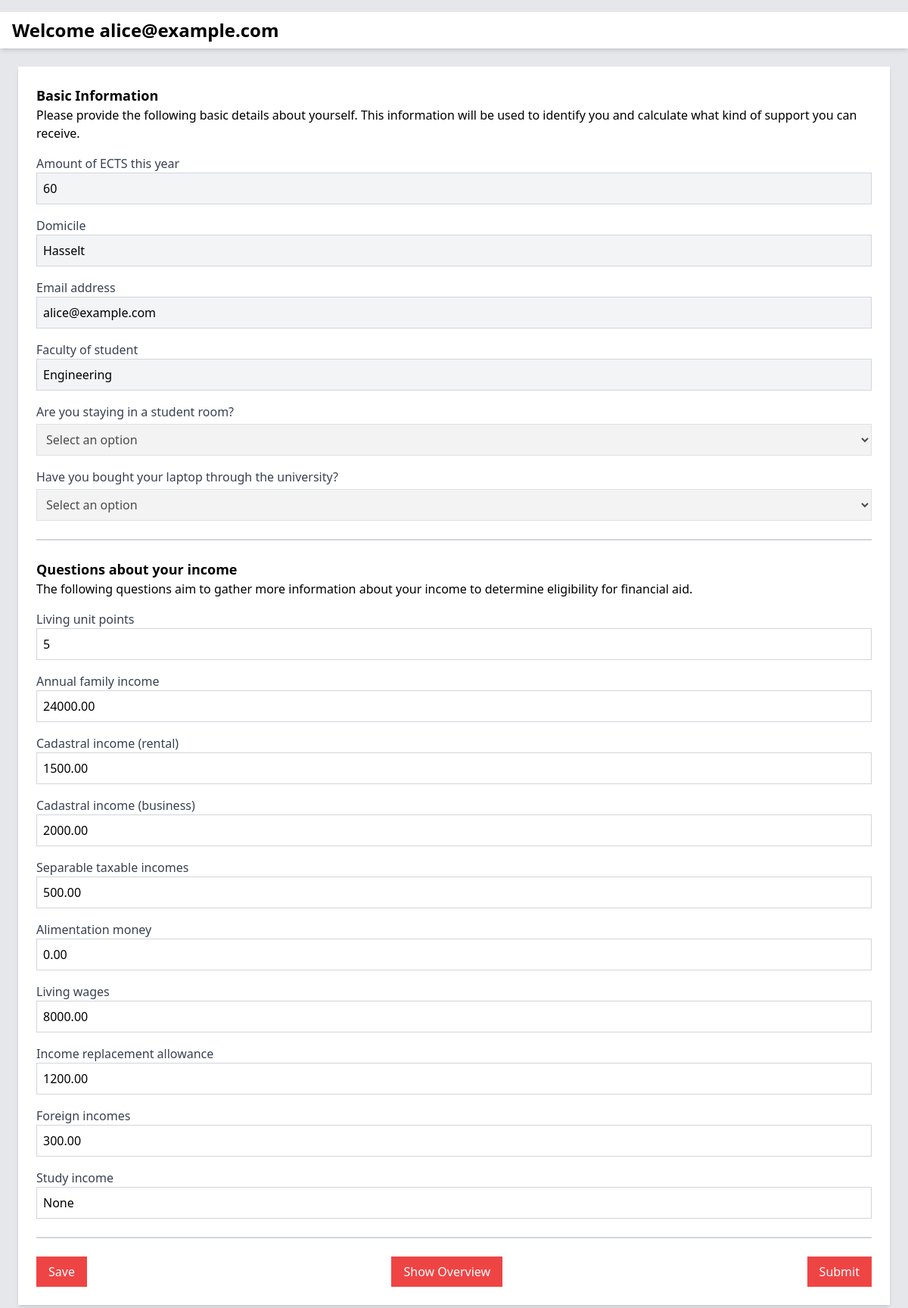
Page /simulate/ (signed in) on the committed database.
### app/models.py (models this page shows, shortened)
class Question(models.Model):
    text = models.CharField(max_length=200, unique=True)
    tag = models.CharField(max_length=50, unique=True, null=True, blank=True)
    pub_date = models.DateTimeField(auto_now_add=True, null=True, blank=True)

class UserProfile(models.Model):
    user_id = models.AutoField(primary_key=True)
    password = models.CharField(max_length=128)  # You'd normally use Django's built-in User model with hashing
    email = models.EmailField()
    faculty = models.CharField(max_length=100)
    ects_amount = models.PositiveIntegerField()
    domicile = models.CharField(max_length=255)
    living_unit_points = models.IntegerField(null=True, blank=True)  # Points for living unit
    annual_family_income = models.DecimalField(max_digits=12, decimal_places=2)
    cadastral_income_rental = models.DecimalField(max_digits=12, decimal_places=2)
    cadastral_income_business = models.DecimalField(max_digits=12, decimal_places=2)
    separable_taxable_incomes = models.DecimalField(max_digits=12, decimal_places=2)
    alimentation_money = models.DecimalField(max_digits=12, decimal_places=2, null=True, blank=True)
    living_wages = models.DecimalField(max_digits=12, decimal_places=2)
    income_replacement_allowance = models.DecimalField(max_digits=12, decimal_places=2)
    foreign_incomes = models.DecimalField(max_digits=12, decimal_places=2)
    study_income = models.DecimalField(max_digits=12, decimal_places=2, null=True, blank=True)
    student_room = models.CharField(max_length=3, choices=[('yes', 'Yes'), ('no', 'No')], blank=True, null=True)
    laptop_purchased = models.CharField(max_length=3, choices=[('yes', 'Yes'), ('no', 'No')], blank=True, null=True)

### app/views.py (the view)
# urls.py: path('simulate/', views.simulate, name='simulate'),  # Simulate page
def simulate(request):
    if 'guest' in request.GET:
        if 'email' in request.session:
            del request.session['email']
    user_email = request.session.get('email')
    if not user_email and 'guest' not in request.GET:
        return redirect('index')
    header = f"Welcome {user_email}" if user_email else "Financial Simulation"
    username = user_email if user_email else "Guest"
    user = None
    if user_email:
        try:
            user = UserProfile.objects.get(email=user_email)
        except UserProfile.DoesNotExist:
            user = None
    context = {
        'username': username,
        'header': header,
        'user_email': user_email,  # Pass user_email to the template
        'basic_questions': Question.objects.filter(text__in=[
            "Email address", "Faculty of student", "Amount of ECTS this year", "Domicile"
        ]),
        'yes_no_questions': Question.objects.filter(text__in=[
            "Are you staying in a student room?", "Have you bought your laptop through the university?"
        ]),
        'income_questions': Question.objects.exclude(text__in=[
            "Email address", "Faculty of student", "Amount of ECTS this year",
            "Domicile", "Are you staying in a student room?", "Have you bought your laptop through the university?"
        ]),
        'yes_no_questions': [
            {
                'text': "Are you staying in a student room?",
                'tag': "student_room",
                'answer': user.student_room if user else ""
            },
            {
                'text': "Have you bought your laptop through the university?",
                'tag': "laptop_purchased",
                'answer': user.laptop_purchased if user else ""
            }
        ],
        'email': user.email if user else '',
        'faculty': user.faculty if user else '',
        'ects_amount': user.ects_amount if user else '',
        'domicile': user.domicile if user else '',
        'living_unit_points': user.living_unit_points if user else '',
        'annual_family_income': user.annual_family_income if user else '',
        'cadastral_income_rental': user.cadastral_income_rental if user else '',
        'cadastral_income_business': user.cadastral_income_business if user else '',
        'separable_taxable_incomes': user.separable_taxable_incomes if user else '',
        'alimentation_money': user.alimentation_money if user else '',
        'living_wages': user.living_wages if user else '',
        'income_replacement_allowance': user.income_replacement_allowance if user else '',
        'foreign_incomes': user.foreign_incomes if user else '',
        'study_income': user.study_income if user else '',
    }
    return render(request, 'account_info.html', context)

### app/templates/account_info.html (shortened to what this page needs)
<html lang="en">
<head>
    <script src="https://cdn.tailwindcss.com"></script>
    <link rel="stylesheet" href="https://cdnjs.cloudflare.com/ajax/libs/font-awesome/5.15.3/css/all.min.css">
</head>
<body class="bg-gray-200">
    <h1 class="text-2xl font-bold mt-4 bg-white px-4 py-2 shadow-md">
        {{ header }}
    </h1>
    <div class="flex flex-col items-center p-6">
        <div class="w-full max-w-6xl bg-white shadow-md p-6">
            <p class="text-lg font-semibold">Basic Information</p>
            <p>Please provide the following basic details about yourself. This information will be used to identify you and calculate what kind of support you can receive.</p>
            <form id="basic-form" class="space-y-4" method="POST">
                {% for question in basic_questions %}
                <div>
                    <label class="block text-gray-700" for="basic_question{{ forloop.counter }}">
                        {{ question.text }}
                    </label>
                    <input class="w-full p-2 border border-gray-300 {% if user_email %}bg-gray-100{% endif %}"
                           id="basic_question{{ forloop.counter }}"
                           name="basic_question{{ forloop.counter }}" type="text"
                           {% if user_email  %}readonly{% endif %}
                           value="{% if question.text == 'Email address' %}{{ email }}{% elif question.text == 'Faculty of student' %}{{ faculty }}{% elif question.text == 'Amount of ECTS this year' %}{{ ects_amount }}{% elif question.text == 'Domicile' %}{{ domicile }}{% endif %}">
                </div>
                {% endfor %}
            </form>
            <div>
                <form id="yes_no-form" class="space-y-4 mt-2">
                    {% for question in yes_no_questions %}
                    <div>
                        <label class="block text-gray-700 font-medium mb-1" for="yes_no_question{{ forloop.counter }}">
                            {{ question.text }}
                        </label>
                        <select class="w-full p-2 border border-gray-300" id="yes_no_question{{ forloop.counter }}" name="{{ question.tag }}"
                                {% if user_email %}disabled{% endif %}>
                            <option value="" {% if question.answer == "" %}selected{% endif %}>Select an option</option>
                        </select>
                    </div>
                    {% endfor %}
                </form>
            </div>
            <hr class="my-6 border-t-2 border-gray-300">
            <p class="text-lg font-semibold">Questions about your income</p>
            <p>The following questions aim to gather more information about your income to determine eligibility for financial aid.</p>
            <form id="income-form" class="space-y-4" method="POST">
                {% for question in income_questions %}
                <div>
                    <label class="block text-gray-700" for="income_question{{ forloop.counter }}">
                        {{ question.text }}
                    </label>
                    <input class="w-full p-2 border border-gray-300" id="income_question{{ forloop.counter }}"
                           name="{{ question.tag}}" type="text"
                           value="{% if question.text == 'Living unit points' %}{{ living_unit_points }}{% elif question.text == 'Annual family income' %}{{ annual_family_income }}{% elif question.text == 'Cadastral income (rental)' %}{{ cadastral_income_rental }}{% elif question.text == 'Cadastral income (business)' %}{{ cadastral_income_business }}{% elif question.text == 'Separable taxable incomes' %}{{ separable_taxable_incomes }}{% elif question.text == 'Alimentation money' %}{{ alimentation_money }}{% elif question.text == 'Living wages' %}{{ living_wages }}{% elif question.text == 'Income replacement allowance' %}{{ income_replacement_allowance }}{% elif question.text == 'Foreign incomes' %}{{ foreign_incomes }}{% elif question.text == 'Study income' %}{{ study_income }}{% endif %}">
                </div>
                {% endfor %}
            </form>
            <hr class="my-6 border-t-2 border-gray-300">
            <div class="flex justify-between mt-6">
                {% if user_email %}
                    <button id="save-button" class="bg-red-500 text-white py-2 px-4" type="button">Save</button>
                    <button class="bg-red-500 text-white py-2 px-4" type="button" onclick="window.location.href='{% url 'financial_overview' %}';">
                        Show Overview
                    </button>
                    <button class="bg-red-500 text-white py-2 px-4" type="button" id="submit-button" onclick="calculate_income()">
                        Submit
                    </button>
                {% endif %}
            </div>
        </div>
    </div>
</body>
</html>

### rows in the picture
Question: text "Amount of ECTS this year", ects_amount "60"
Question: text "Domicile"
UserProfile: domicile "Hasselt", email "alice@example.com", faculty "Engineering", annual_family_income "24000.00", cadastral_income_rental "1500.00", cadastral_income_business "2000.00", separable_taxable_incomes "500.00", alimentation_money "0.00", living_wages "8000.00", income_replacement_allowance "1200.00", foreign_incomes "300.00"
Question: text "Email address"
Question: text "Faculty of student"
Question: text "Living unit points", living_unit_points "5"
Question: text "Annual family income"
Question: text "Cadastral income (rental)"
Question: text "Cadastral income (business)"
Question: text "Separable taxable incomes"
Question: text "Alimentation money"
Question: text "Living wages"
Question: text "Income replacement allowance"
Question: text "Foreign incomes"
Question: text "Study income", study_income "None"

### other values in the picture
{{ header }} "Welcome alice@example.com"
{{ question.text }} "Are you staying in a student room?" "Have you bought your laptop through the university?"
